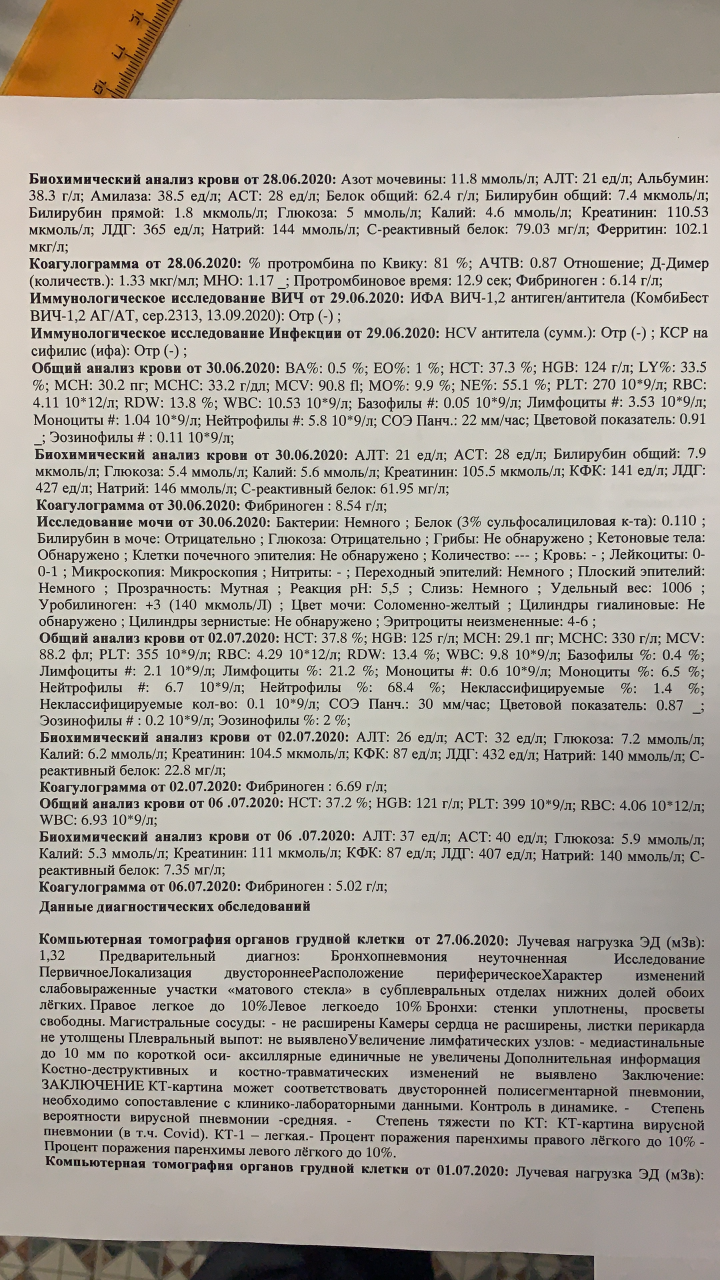
#> input picture pre_process/test.JPG, 2160 x 3840 px (shown at 1/3 size); its folder holds only this picture in this run
$ python cv_preprocess.py
#> lines starting #> are read from the running program, lines starting #| are printed output that depends on the picture
import cv2
from PIL import Image
import numpy as np


class ImgPreprocessing:
    def __init__(self, path=None):
        """
        Инициализация класса с путём к изображению.
        Обработка в формате np.array

        :param path: путь к исходному изображению.
        """
        if path is not None:
            self.image = self.load_image(path)  # Загрузка изображения с учетом формата
        else:
            self.image = None
        self.original_image = None
        self.image_rgb = None

    # [13 lines left out: function load_image, not called in this run]

    def image_fromarray(self, image):
        if isinstance(image, Image.Image):
            image = np.array(image)
        elif isinstance(image, np.ndarray):
            pass

        self.image = image.copy()

    # [10 lines left out: function convert_to_rgb, not called in this run]

    def convert_to_grey(self):
        self.image = cv2.cvtColor(self.image, cv2.COLOR_BGR2GRAY)
        return self.image

    # [16 lines left out: functions thresholding, preprocess_morphological_transform, not called in this run]

    def calculate_bisector_angle(self):
        #gray = cv2.cvtColor(self.image, cv2.COLOR_BGR2GRAY)
        thresh = cv2.adaptiveThreshold(self.image, 255, cv2.ADAPTIVE_THRESH_GAUSSIAN_C,
                                       cv2.THRESH_BINARY_INV, 15, 5)
        # Сегментация строк
        kernel = cv2.getStructuringElement(cv2.MORPH_RECT, (30, 3))
        closed = cv2.morphologyEx(thresh, cv2.MORPH_CLOSE, kernel)
        contours, _ = cv2.findContours(closed, cv2.RETR_EXTERNAL, cv2.CHAIN_APPROX_SIMPLE)
        angles = []
        for cnt in contours:
            if cv2.contourArea(cnt) < 100:
                continue
            # PCA для определения ориентации
            data = cnt[:, 0, :].astype(np.float32)
            mean, eigenvectors = cv2.PCACompute(data, mean=None)
            angle = np.arctan2(eigenvectors[0, 1], eigenvectors[0, 0]) * 180 / np.pi
            # Корректировка угла
            if angle > 45:
                angle -= 90
            elif angle < -45:
                angle += 90
            angles.append(angle)
        if not angles:
            return 0.0
        # Векторное усреднение углов
        vectors = [np.array([np.cos(np.deg2rad(a)), np.sin(np.deg2rad(a))]) for a in angles]
        avg_vector = np.mean(vectors, axis=0)
        bisector_angle = np.arctan2(avg_vector[1], avg_vector[0]) * 180 / np.pi
        return bisector_angle

    def rotate_image(self, angle=None):
        """
        Поворачивает изображение на заданный угол.

        :param angle: угол поворота в градусах.
        :return: повернутое изображение.
        если угол не передан - вычисляется автоматом
        """
        if angle is None:
            angle = self.calculate_bisector_angle()
            print(angle)
        (h, w) = self.image.shape[:2]
        center = (w // 2, h // 2)
        M = cv2.getRotationMatrix2D(center, angle, 1.0)
        cos = np.abs(M[0, 0])
        sin = np.abs(M[0, 1])
        new_w = int((h * sin) + (w * cos))
        new_h = int((h * cos) + (w * sin))
        M[0, 2] += (new_w - w) // 2
        M[1, 2] += (new_h - h) // 2
        self.image = cv2.warpAffine(self.image, M, (new_w, new_h), flags=cv2.INTER_CUBIC,
                                       borderMode=cv2.BORDER_REPLICATE)
        return self.image

    # [23 lines left out: functions change_contrast, increase_resolution, not called in this run]

    def adjust_brightness(self, factor=1.0):
        """
        Регулирует яркость изображения.

        :param factor: коэффициент яркости (значение > 1 увеличивает яркость, < 1 уменьшает).
        :return: изображение с отрегулированной яркостью.
        """
        self.image = cv2.convertScaleAbs(self.image, alpha=1, beta=factor * 100)
        print(f'Применена регулировка яркости {factor}')
        return self.image

    def run(self, thresholding=False, brightness=True, rotate=True, upscale=True, contrast=True,
            preprocess_morphological_transform=False, brightness_factor=1.0, contrast_factor=1.0,
            rotation_angle=None, scale_factor=1.0):
        """
        Метод для запуска всех операций предобработки с возможностью их включения/отключения.

        Параметры:
            - thresholding: True/False, для включения/отключения пороговой обработки.
            - brightness: True/False, для включения/отключения изменения яркости.
            - rotate: True/False, для включения/отключения вращения изображения.
            - upscale: True/False, для включения/отключения увеличения разрешения.
            - contrast: True/False, для включения/отключения изменения контрастности.
            - preprocess_morphological_transform: True/False, для включения/отключения морфологических преобразований.
            - brightness_factor: коэффициент изменения яркости (по умолчанию 1.0).
            - contrast_factor: коэффициент изменения контрастности (по умолчанию 1.0).
            - rotation_angle: угол поворота изображения (по умолчанию 0).
            - scale_factor: коэффициент увеличения разрешения (по умолчанию 1.0).

        Возвращает:
            - Обработанное изображение.
        """
        self.original_image = self.image.copy()
        proc_image = self.image

        if thresholding:
            proc_image = self.thresholding()

        if brightness:
            proc_image = self.adjust_brightness(brightness_factor)

        if rotate:
            proc_image = self.rotate_image(rotation_angle)

        if upscale:
            proc_image = self.increase_resolution(scale_factor)

        if contrast:
            proc_image = self.change_contrast(contrast_factor)

        if preprocess_morphological_transform:
            proc_image = self.preprocess_morphological_transform()

        return proc_image


if __name__ == '__main__':
    image_processor = ImgPreprocessing()
    image_cv = cv2.imread('test.JPG')
#> image_cv is the input picture: shape (3840, 2160, 3); mean B, G, R 157.9, 166.5, 172.2
    image_processor.image_fromarray(image_cv)
    # обработка изображения с учетом параметров
    processed_image = image_processor.run(
        rotate=True, rotation_angle=None,
        brightness_factor=2,
        contrast_factor=0.1,
        scale_factor=.1
    )
#> in adjust_brightness, `self.image = cv2.convertScaleAbs(self.image, alpha=1, beta=factor * 100)`:
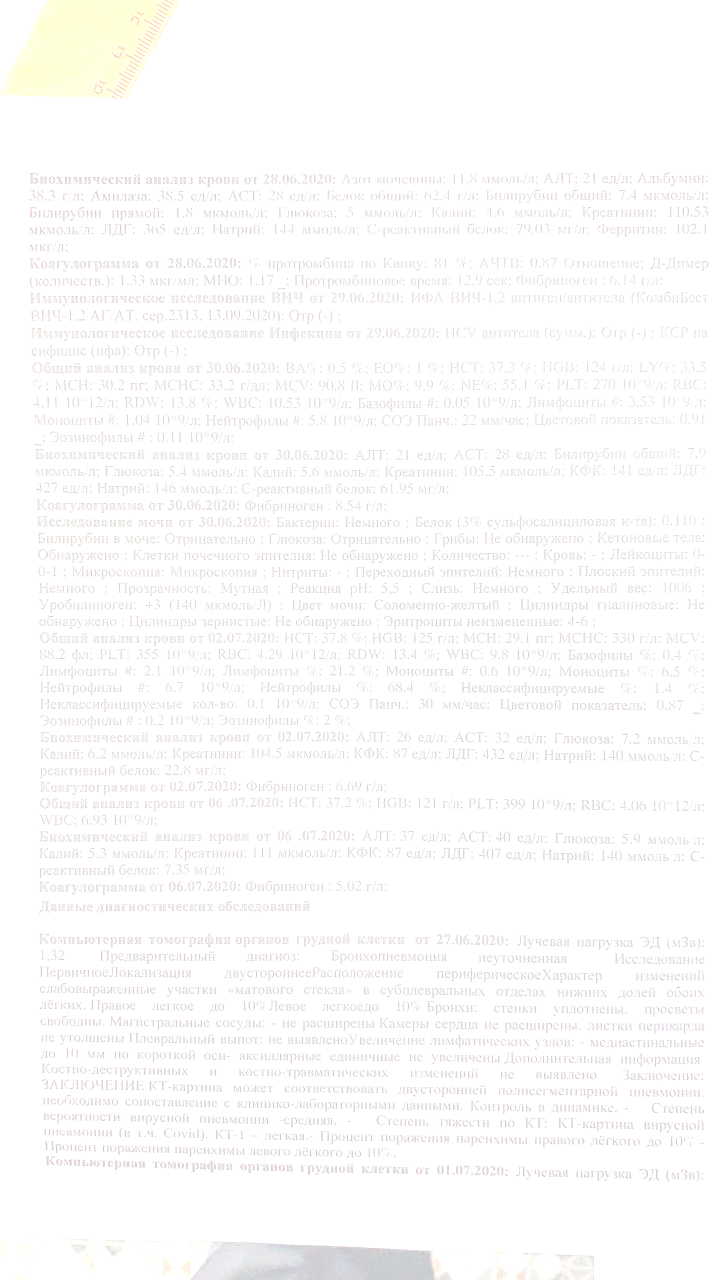
#> self.image: shape (3840, 2160, 3) (shown at 1/3 size); mean B, G, R 251.4, 251.9, 252.4
#> (the run stopped early here; a loop or call above may not have finished)
